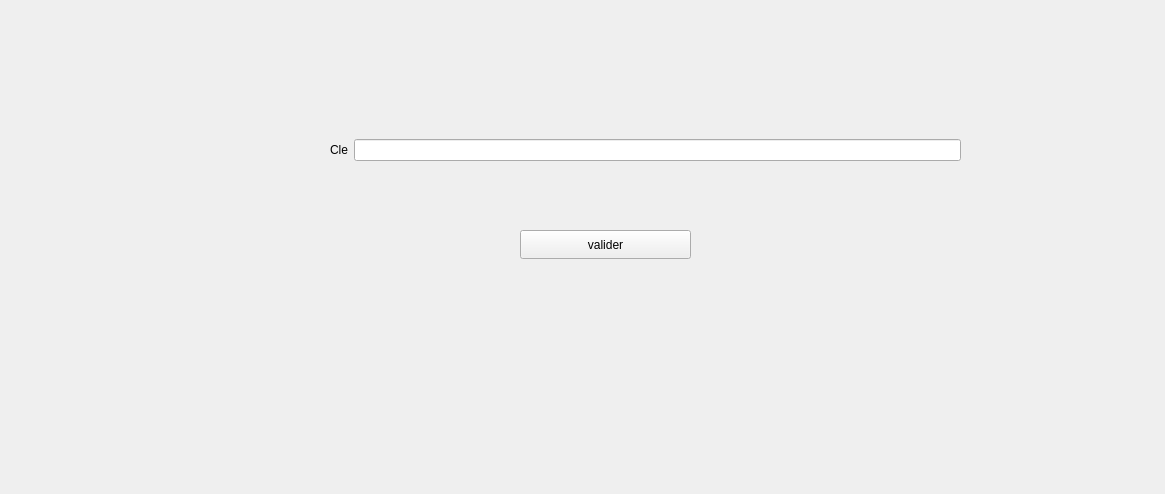
<?xml version="1.0" encoding="UTF-8"?>
<ui version="4.0">
 <class>Supprimer</class>
 <widget class="QWidget" name="Supprimer">
  <property name="geometry">
   <rect>
    <x>0</x>
    <y>0</y>
    <width>1165</width>
    <height>494</height>
   </rect>
  </property>
  <property name="windowTitle">
   <string>Form</string>
  </property>
  <widget class="QWidget" name="horizontalLayoutWidget">
   <property name="geometry">
    <rect>
     <x>330</x>
     <y>110</y>
     <width>631</width>
     <height>80</height>
    </rect>
   </property>
   <layout class="QHBoxLayout" name="horizontalLayout">
    <item>
     <widget class="QLabel" name="label">
      <property name="text">
       <string>Cle</string>
      </property>
     </widget>
    </item>
    <item>
     <widget class="QLineEdit" name="cleSupprimer"/>
    </item>
   </layout>
  </widget>
  <widget class="QPushButton" name="pushButton">
   <property name="geometry">
    <rect>
     <x>520</x>
     <y>230</y>
     <width>171</width>
     <height>29</height>
    </rect>
   </property>
   <property name="text">
    <string>valider</string>
   </property>
  </widget>
 </widget>
 <resources/>
 <connections/>
</ui>
